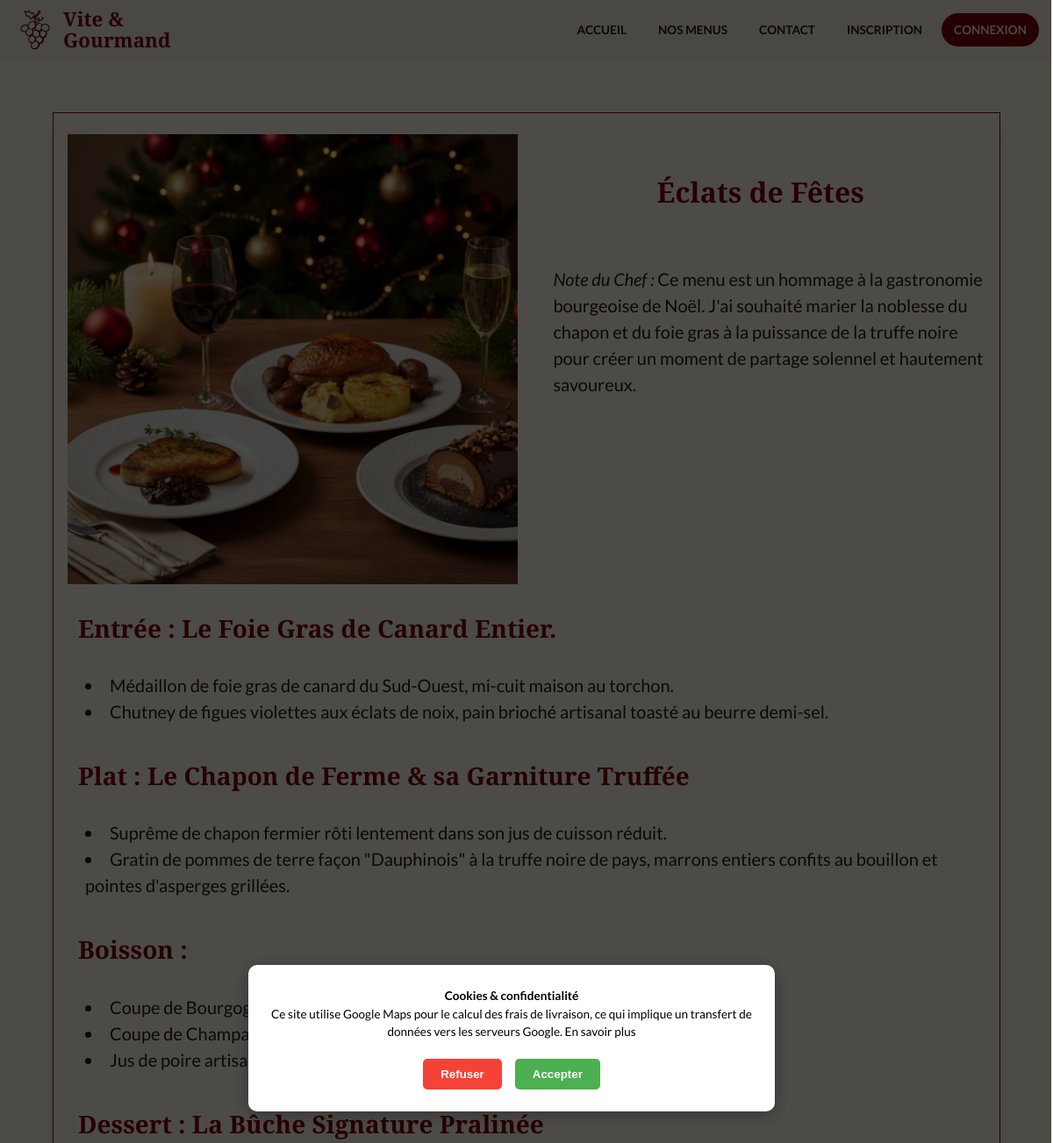
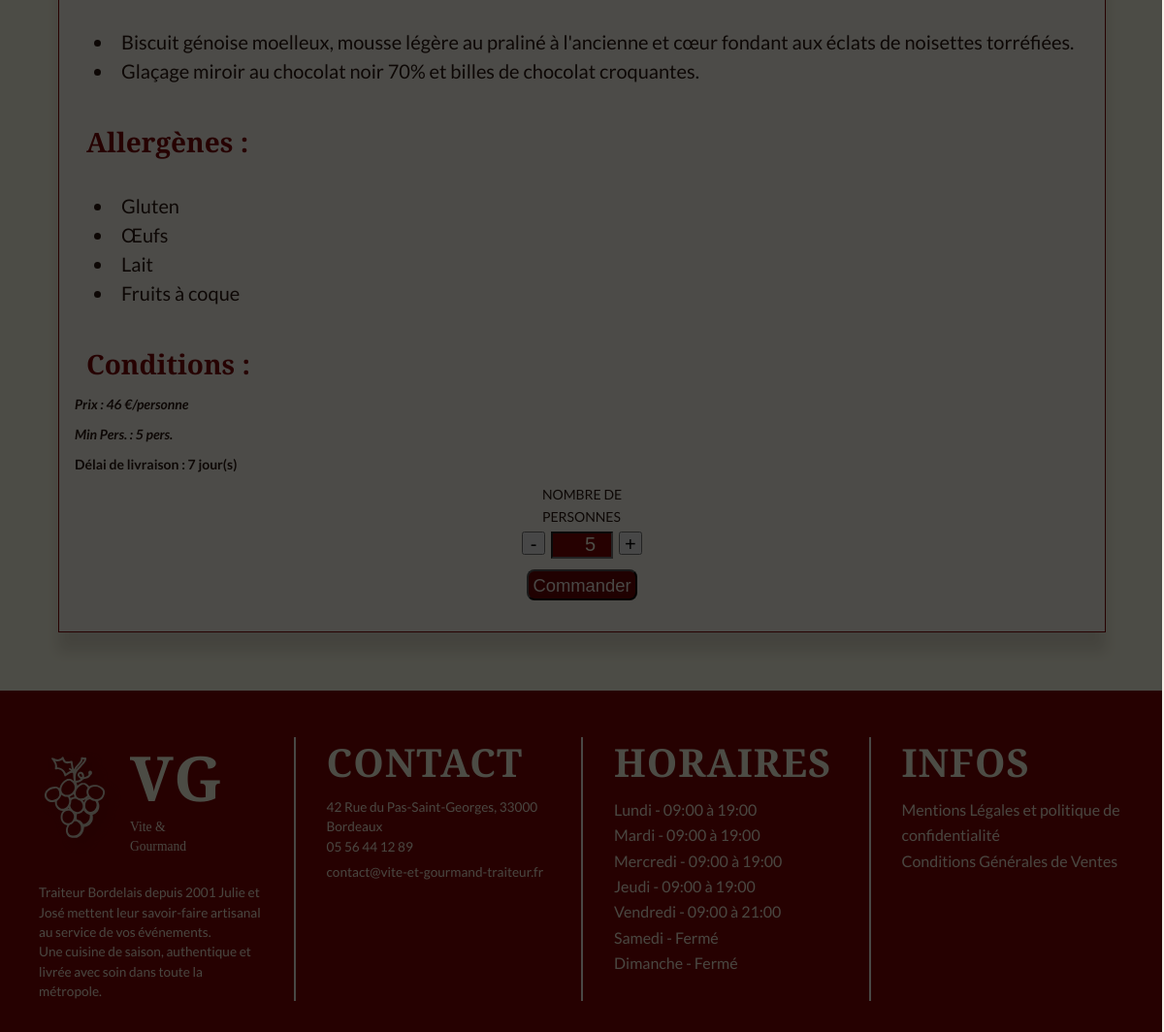
Screenshot of /data/menu-detail.php?id=EclatF with the database file from the repository (2 pictures, top to bottom).
### tables this page shows
CREATE TABLE `menu` (
  `Id_menu` int NOT NULL,
  `menu_nom` varchar(100) NOT NULL,
  `theme` varchar(100) NOT NULL,
  `regime` varchar(100) NOT NULL,
  `nb_perso_min` int DEFAULT NULL,
  `nb_perso_max` int DEFAULT NULL,
  `prix_menu` decimal(10,0) NOT NULL,
  `entree` text NOT NULL,
  `plat` text NOT NULL,
  `dessert` text NOT NULL,
  `boisson` text,
  `allergene` text,
  `description` text,
  `entree_description` text,
  `plat_description` text,
  `dessert_description` text,
  `boisson_description` text,
  `img_menu` varchar(255) DEFAULT NULL,
  `link` varchar(100) DEFAULT NULL,
  `description_info` text,
  `img_uploaded` varchar(255) DEFAULT NULL,
  `actif` tinyint(1) NOT NULL DEFAULT '1',
  `quantite_restante` int DEFAULT NULL,
  `conditions` text,
  `mois_debut` int DEFAULT NULL,
  `mois_fin` int DEFAULT NULL,
  `delai_commande_jours` int DEFAULT NULL
);

CREATE TABLE `horaires` (
  `Id_horaire` int NOT NULL,
  `jour` varchar(20) NOT NULL,
  `ouverture_matin` time DEFAULT NULL,
  `fermeture_matin` time DEFAULT NULL,
  `ouverture_apm` time DEFAULT NULL,
  `fermeture_apm` time DEFAULT NULL,
  `ferme` tinyint(1) NOT NULL DEFAULT '0'
);

### classes/Repository/MenuRepository.php (called while the page is built, shortened)
<?php
require_once __DIR__ . '/../Entity/MenuEntity.php';
class MenuRepository {
    private PDO $pdo;
    public function __construct(PDO $pdo) {
        $this->pdo = $pdo;
    }
    private function hydrate(array|false|null $data): ?Menu{
    return new Menu($data);
}
    public function findByLink(string $link): ?Menu {
        $stmt = $this->pdo->prepare("SELECT * FROM menu WHERE link = ? AND actif = 1 ");
        $stmt->execute([$link]);
        $data = $stmt ->fetch(PDO::FETCH_ASSOC);
        return $this->hydrate($data);
    }
}

### classes/Entity/MenuEntity.php (called while the page is built, shortened)
<?php
class Menu {
    private string $menu_nom;
    private float $prix_menu;
    private int $nb_perso_min;
    private string $description;
    private ?string $img_menu;
    private ?int $quantite_restante;
    private ?string $entree;
    private ?string $entree_description;
    private ?string $plat;
    private ?string $plat_description;
    private ?string $boisson;
    private ?string $dessert;
    private ?string $dessert_description;
    private ?string $allergene;
    private ?int $delai_commande;
    public function __construct(array $data) {
        $this->menu_nom          = $data['menu_nom'];
        $this->prix_menu         = (float)$data['prix_menu'];
        $this->nb_perso_min      = (int)$data['nb_perso_min'];
        $this->description       = $data['description'] ?? '';
        $this->quantite_restante = isset($data['quantite_restante']) ? (int)$data['quantite_restante'] : null;
        $this->img_menu       = $data['img_menu'] ?? null;
        $this->entree            = $data['entree'] ?? null;
        $this->entree_description = $data['entree_description']?? null;
        $this->plat              = $data['plat']?? null;
        $this->plat_description  = $data['plat_description']?? null;
        $this->boisson           = $data['boisson']?? null;
        $this->dessert           = $data['dessert']?? null;
        $this->dessert_description = $data['dessert_description']?? null;
        $this->allergene         = $data['allergene']?? null;
        $this->delai_commande      = $data['delai_commande_jours'] ?? null;
        }
    public function getNom(): string         { return $this->menu_nom; }
    public function getPrix(): float         { return $this->prix_menu; }
    public function getNbPersoMin(): int     { return $this->nb_perso_min; }
    public function getDescription(): string { return $this->description; }
    public function getStock(): ?int         { return $this->quantite_restante; }
    public function getEntree(): ?string     { return $this->entree;}
    public function getEntreeDescription(): ?string     { return $this->entree_description;}
    public function getPlat(): ?string     { return $this->plat;}
    public function getPlatDescription(): ?string     { return $this->plat_description;}
    public function getDessert(): ?string     { return $this->dessert;}
    public function getDessertDescription(): ?string     { return $this->dessert_description;}
    public function getBoisson(): ?string     { return $this->boisson;}
    public function getAllergene(): ?string     { return $this->allergene;}
    public function getDelaiCommande(): ?int     { return $this->delai_commande; }
    public function getImgMenuUrl(): string{
        $img = $this ->img_menu ?? '';
        return pathinfo($img, PATHINFO_EXTENSION) ? $img : $img .'.png';
    }
    }

### data/menu-detail.php (the view, shortened to what this page needs)
<?php
require_once __DIR__ . '/../login.php';
require_once __DIR__ . '/../classes/Repository/MenuRepository.php';
$menuRepository = new MenuRepository($pdo);
$menu = $menuRepository->findByLink($_GET['id'] ?? '');
?>
<!DOCTYPE html>
<html lang="fr">
<?php include __DIR__ . '/../includes/head.php'; ?>
<body>
<?php include __DIR__ . '/../includes/header.php'; ?>
<main>
    <article class="menu-detail">
        <div class="menu-detail-header">
            <picture>
                <img src="../Images/<?= $menu->getImgMenuUrl() ?>" alt="Photo du menu <?= htmlspecialchars($menu->getNom()) ?>" class="menu-detail-img">
            </picture>
            <div class="menu-detail-headline">
                <h2><?= htmlspecialchars($menu->getNom()) ?></h2>
                <p class="menu-chef-note"><em>Note du Chef :</em> <?= htmlspecialchars($menu->getDescription()) ?></p>
            </div>
        </div>
        <h3>Entrée : <?= htmlspecialchars($menu->getEntree()) ?></h3>
        <ul>
            <?php foreach (explode('|', $menu->getEntreeDescription() ?? '') as $ligne): ?>
                <li><?= htmlspecialchars($ligne) ?></li>
            <?php endforeach; ?>
        </ul>
        <h3>Plat : <?= htmlspecialchars($menu->getPlat()) ?></h3>
        <ul>
            <?php foreach (explode('|', $menu->getPlatDescription() ?? '') as $ligne): ?>
                <li><?= htmlspecialchars($ligne) ?></li>
            <?php endforeach; ?>
        </ul>
        <?php if ($menu->getBoisson()): ?>
    <h3>Boisson :</h3>
    <ul>
        <?php foreach (explode('|', $menu->getBoisson() ?? '') as $ligne): ?>
            <li><?= htmlspecialchars($ligne) ?></li>
        <?php endforeach; ?>
    </ul>
<?php endif; ?>
        <h3>Dessert : <?= htmlspecialchars($menu->getDessert()) ?></h3>
        <ul>
            <?php foreach (explode('|', $menu->getDessertDescription() ?? '') as $ligne): ?>
                <li><?= htmlspecialchars($ligne) ?></li>
            <?php endforeach; ?>
        </ul>
        <h3>Allergènes :</h3>
        <ul>
            <?php foreach (explode('|', $menu->getAllergene() ?? '') as $ligne): ?>
                <li><?= htmlspecialchars($ligne) ?></li>
            <?php endforeach; ?>
        </ul>
        <div class="menu-detail-footer">
            <div class="menu-condition-footer">
                <h3>Conditions :</h3>
                <em class="menu-condition">Prix : <?= $menu->getPrix() ?> €/personne</em>
                <em class="menu-condition">Min Pers. : <?= $menu->getNbPersoMin() ?> pers.</em>
                <?php if ($menu->getDelaiCommande() !== null): ?>
                    <span class="menu-condition">Délai de livraison : <?= $menu->getDelaiCommande() ?> jour(s)</span>
                <?php endif; ?>
            </div>
            <form id="form-commande" class="form-menu-order" action="../achat.php" method="POST">
                <div class="nb-person-menu">
                    <span>NOMBRE DE <br>PERSONNES</span>
                    <div class="input-nb-perso">
                        <button type="button" class="counter-btn" onclick="change(this, -1)" aria-label="Diminuer le nombre de personnes">-</button>
                        <input type="number" class="counter-val" name="nb_pers" value="<?= $menu->getNbPersoMin() ?>" min="<?= $menu->getNbPersoMin() ?>" <?= $menu->getStock() !== null ? 'max="' . $menu->getStock() . '"' : '' ?> required>
                        <button type="button" class="counter-btn" onclick="change(this, 1)" aria-label="Augmenter le nombre de personnes">+</button>
                    </div>
                </div>
                <div class="order-menu-btn">
                     <button type="submit" class="btn-menu-order" <?= $menu->getStock() !== null && $menu->getStock() < $menu->getNbPersoMin() ? 'disabled' : '' ?>>
                        <?= $menu->getStock() !== null && $menu->getStock() < $menu->getNbPersoMin() ? 'Épuisé' : 'Commander' ?>
                    </button>
                </div>
            </form>
        </div>
    </article>
</main>
<?php include __DIR__ . '/../includes/footer.php'; ?>
</body>
</html>

### includes/footer.php (shortened to what this page needs)
<footer>
    <div id="cookie-overlay" class="cookie-overlay">
                <div class="cookie-banner">
                    <p>
                        <strong> Cookies & confidentialité</strong><br>
                        Ce site utilise Google Maps pour le calcul des frais de livraison,
                        ce qui implique un transfert de données vers les serveurs Google.
                        <a href="<?= BASE_URL ?>/mentions.php" target="_blank" aria-label="s'ouvre les mentions légales dans un nouvel onglet">En savoir plus</a>
                    </p>
                    <div class="cookie-buttons">
                        <button id="refuse-cookies" class="btn-cookie-refuse">Refuser</button>
                        <button id="accept-cookies" class="btn-cookie-accept">Accepter</button>
                    </div>
                </div>
            </div>
            <div>
                <div class="footer-logo-group">
                    <img src="<?= BASE_URL ?>/Images/Logo_beige_final_v2.svg" class="footer-logo" alt="Logo Vite & Gourmand">
                    <div class="footer-logo-text">
                        <h3>VG</h3>
                        <p>Vite & Gourmand</p>
                    </div>
                </div>
                <br>
                <p>Traiteur Bordelais depuis 2001 Julie et José mettent leur savoir-faire artisanal au service de vos événements. <br> Une cuisine de saison, authentique et livrée avec soin dans toute la métropole.</p>
            </div>
            <address>
                <h3> CONTACT </h3>
                <?php
                $stmt_info = $pdo->query("SELECT * FROM renseignement ");
                $informations = $stmt_info->fetch();
                ?>
                <p><?= $informations['adresse'] ?? '42 Rue du Pas-Saint-Georges, 33000 Bordeaux' ?></p>
                <ul>
                    <li><?php echo $informations['telephone'] ?? '05 56 44 12 89' ; ?></li>
                    <li><a href="mailto:contact@vite-et-gourmand-traiteur.fr"><?php echo $informations['email'] ?? 'contact@vite-et-gourmand-traiteur.fr' ; ?></a></li>
                </ul>
            </address>
            <div>
                <h3>HORAIRES</h3>
                <ul>
                    <?php
                        $stmt_h = $pdo->query("SELECT * FROM horaires ORDER BY Id_horaire ASC");
                        $horaires_footer = $stmt_h->fetchAll();
                    ?>
                    <?php foreach ($horaires_footer as $h): ?>
                        <?php if (!$h['ferme']):; ?>
                            <li> <?= htmlspecialchars($h['jour']) ?> - <?= substr($h['ouverture_matin'], 0, 5) ?> à <?= substr($h['fermeture_apm'], 0, 5) ?></li>
                        <?php else: ?>
                            <li> <?= htmlspecialchars($h['jour']) ?> - Fermé</li>
                        <?php endif; ?>
                    <?php endforeach; ?>
                </ul>
                    </div>
            <div>
                <h3>INFOS</h3>
                <a href="<?= BASE_URL ?>/mentions.php"> Mentions Légales et politique de confidentialité</a>
                <br>
                <a href="<?= BASE_URL ?>/CGV.php"> Conditions Générales de Ventes </a>
            </div>
        </footer>

### rows the page displays
menu: img_menu (picture), menu_nom "Éclats de Fêtes", description "Ce menu est un hommage à la gastronomie bourgeoise de Noël. J'ai souhaité marier la noblesse du chapon et du foie gras à la puissance de la truffe noire pour créer un moment de partage solennel et hautement savoureux.", entree "Le Foie Gras de Canard Entier.", entree_description "Médaillon de foie gras de canard du Sud-Ouest, mi-cuit maison au torchon.", entree_description "Chutney de figues violettes aux éclats de noix, pain brioché artisanal toasté au beurre demi-sel.", plat "Le Chapon de Ferme & sa Garniture Truffée", plat_description "Suprême de chapon fermier rôti lentement dans son jus de cuisson réduit.", plat_description "Gratin de pommes de terre façon \"Dauphinois\" à la truffe noire de pays, marrons entiers confits au bouillon et pointes d'asperges grillées.", boisson "Coupe de Bourgogne Pinot Noir", boisson "Coupe de Champagne Brut Réserve", boisson "Jus de poire artisanal", dessert "La Bûche Signature Pralinée", dessert_description "Biscuit génoise moelleux, mousse légère au praliné à l'ancienne et cœur fondant aux éclats de noisettes torréfiées.", dessert_description "Glaçage miroir au chocolat noir 70% et billes de chocolat croquantes.", allergene "Gluten", allergene "Œufs", allergene "Lait", allergene "Fruits à coque", prix_menu "46", nb_perso_min "5", delai_commande_jours "7", nb_pers "5"
horaires: jour "Lundi", ouverture_matin "09:00", fermeture_apm "19:00"
horaires: jour "Mardi", ouverture_matin "09:00", fermeture_apm "19:00"
horaires: jour "Mercredi", ouverture_matin "09:00", fermeture_apm "19:00"
horaires: jour "Jeudi", ouverture_matin "09:00", fermeture_apm "19:00"
horaires: jour "Vendredi", ouverture_matin "09:00", fermeture_apm "21:00"
horaires: jour "Samedi"
horaires: jour "Dimanche"

### other values shown
$informations['adresse'] "42 Rue du Pas-Saint-Georges, 33000 Bordeaux"
$informations['telephone'] "05 56 44 12 89"
$informations['email'] "contact@vite-et-gourmand-traiteur.fr"
